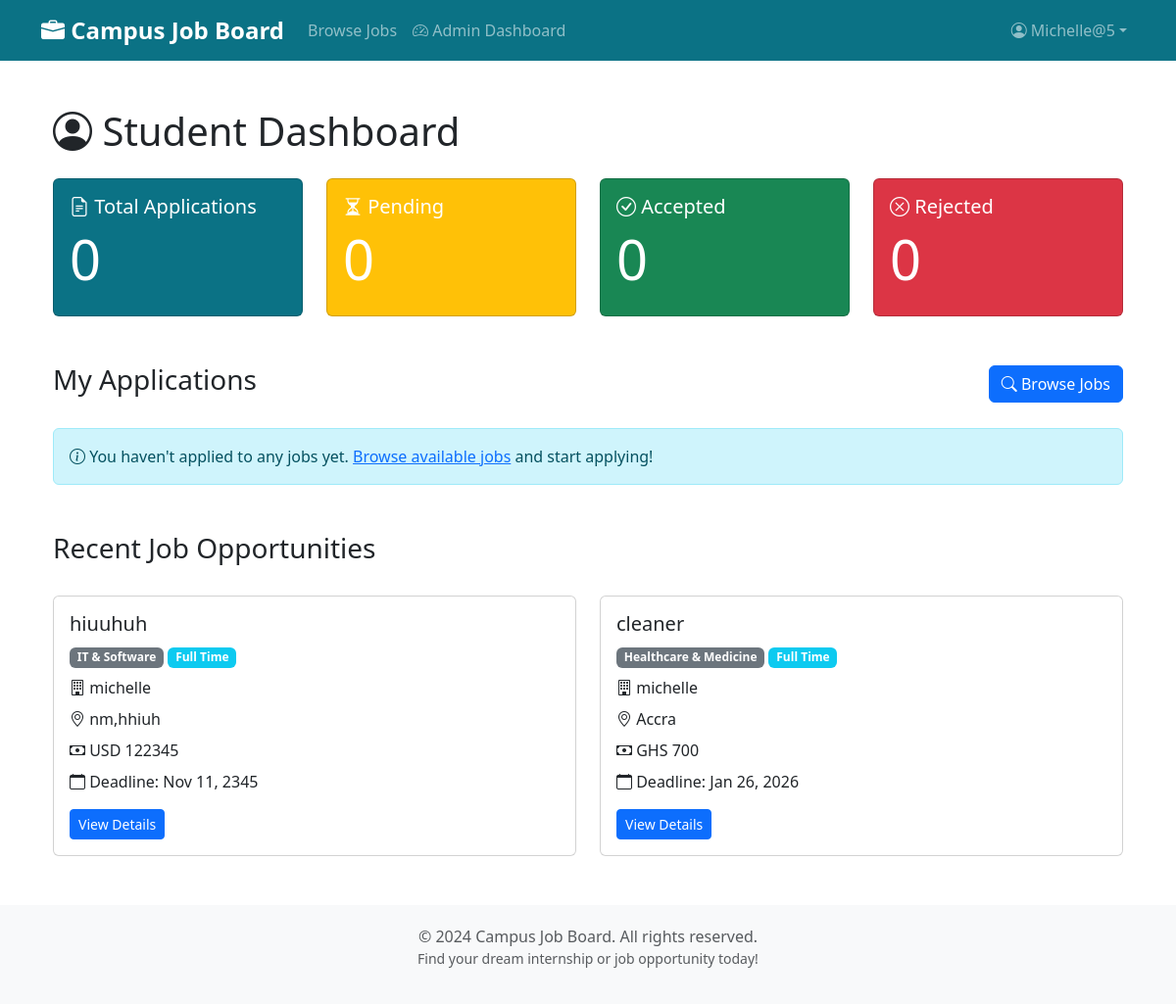
Page /dashboards/student/ (signed in) on the earlier database version.
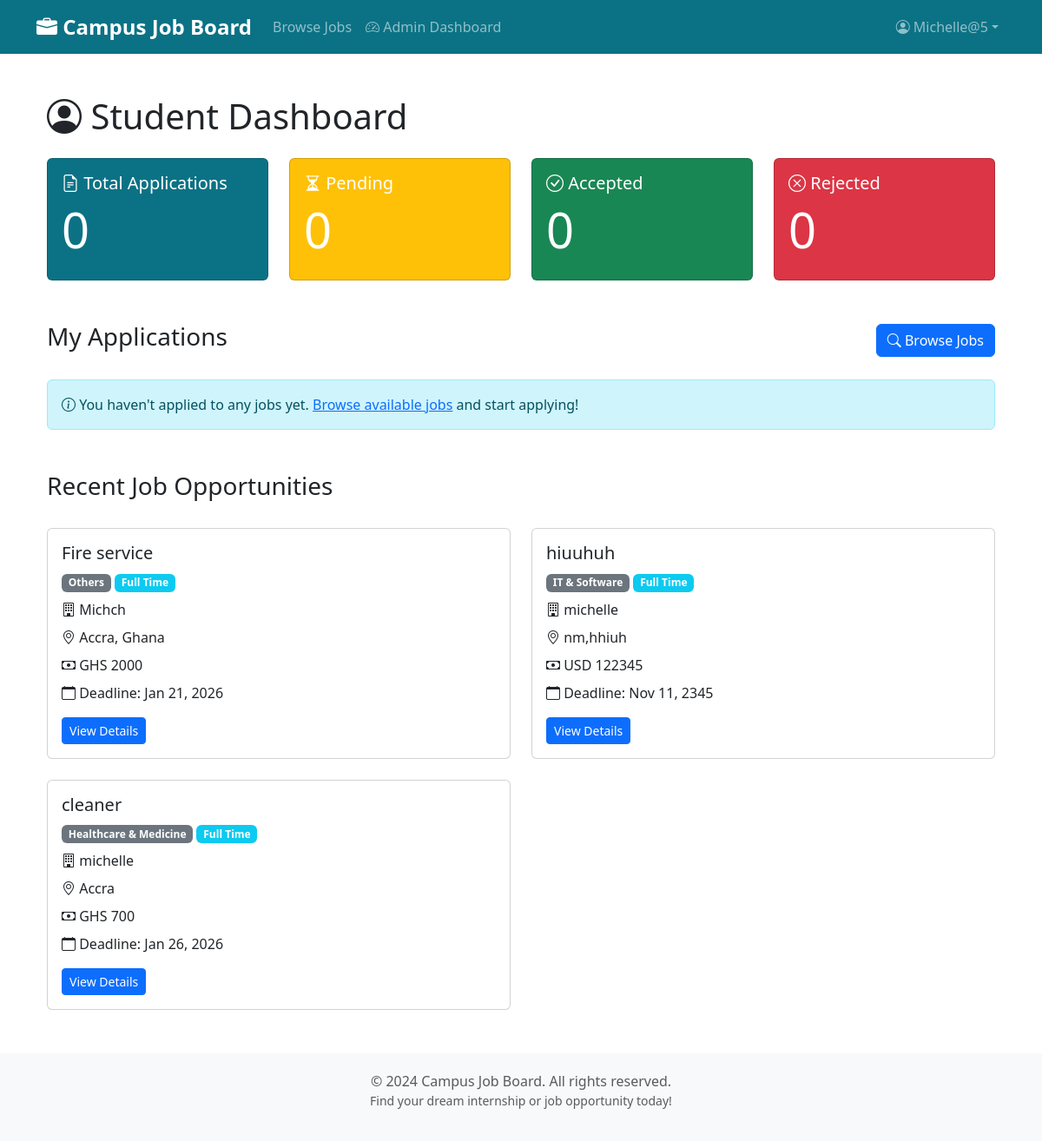
Same page on the later database version.
### jobs/models.py (models this page shows, shortened)
class JobPost(models.Model):
    FULL_TIME = 'FT'
    PART_TIME = 'PT'
    INTERNSHIP = 'INT'
    CONTRACT = 'CON'
    JOB_TYPE_CHOICES = [
        (FULL_TIME, 'Full Time'),
        (PART_TIME, 'Part Time'),
        (INTERNSHIP, 'Internship'),
        (CONTRACT, 'Contract'),
    ]
    IT = 'IT'
    MARKETING = 'MKT'
    FINANCE = 'FIN'
    SALES = 'SLS'
    HR = 'HR'
    ENGINEERING = 'ENG'
    EDUCATION = 'EDU'
    HEALTHCARE = 'HLT'
    MEDIA = 'MED'
    LAW = 'LAW'
    CONSTRUCTION = 'CON'
    CUSTOMER_SERVICE = 'CS'
    ARCHITECTURE = 'ARC'
    ACCOUNTING = 'ACC'
    OTHER = 'OTH'
    CATEGORY_CHOICES = [
        (IT, 'IT & Software'),
        (FINANCE, 'Finance & Accounting'),
        (ACCOUNTING, 'Accounting'),
        (MARKETING, 'Marketing & Sales'),
        (SALES, 'Sales'),
        (EDUCATION, 'Education & Training'),
        (ENGINEERING, 'Engineering'),
        (ARCHITECTURE, 'Architecture'),
        (HEALTHCARE, 'Healthcare & Medicine'),
        (MEDIA, 'Media & Design'),
        (HR, 'Human Resources'),
        (LAW, 'Law & Administration'),
        (CONSTRUCTION, 'Construction & Real Estate'),
        (CUSTOMER_SERVICE, 'Customer Service'),
        (OTHER, 'Others'),
    ]
    CURRENCY_CHOICES = [
        ('USD', 'USD - US Dollar'),
        ('GHS', 'GHS - Ghanaian Cedi'),
        ('EUR', 'EUR - Euro'),
        ('GBP', 'GBP - British Pound'),
        ('NGN', 'NGN - Nigerian Naira'),
        ('KES', 'KES - Kenyan Shilling'),
        ('ZAR', 'ZAR - South African Rand'),
        ('CAD', 'CAD - Canadian Dollar'),
        ('AUD', 'AUD - Australian Dollar'),
    ]
    title = models.CharField(max_length=200)
    company = models.ForeignKey(settings.AUTH_USER_MODEL,
                                on_delete=models.CASCADE,
                                limit_choices_to={'is_company': True},
                                related_name='job_posts')
    description = models.TextField(help_text="Detailed job description")
    requirements = models.TextField(
        help_text="Required qualifications and skills")
    location = models.CharField(max_length=200)
    category = models.CharField(max_length=3,
                                choices=CATEGORY_CHOICES,
                                default=IT)
    job_type = models.CharField(max_length=3,
                                choices=JOB_TYPE_CHOICES,
                                default=FULL_TIME)
    date_posted = models.DateTimeField(default=timezone.now)
    deadline = models.DateField(help_text="Application deadline")
    salary = models.DecimalField(max_digits=10,
                                 decimal_places=2,
                                 null=True,
                                 blank=True,
                                 help_text="Salary range (optional)")
    currency = models.CharField(max_length=3,
                                choices=CURRENCY_CHOICES,
                                default='USD',
                                help_text="Currency for salary")
    image = models.ImageField(
        upload_to='job_images/',
        null=True,
        blank=True,
        help_text="Optional image for the job posting")
    is_approved = models.BooleanField(
        default=False, help_text="Whether this job post is approved by admin")
    class Meta:
        ordering = ['-date_posted']
        indexes = [
            models.Index(fields=['-date_posted']),
            models.Index(fields=['category']),
            models.Index(fields=['job_type']),
        ]

### users/models.py (models this page shows, shortened)
class CustomUser(AbstractUser):
    is_company = models.BooleanField(
        default=False,
        help_text="Designates whether this user is a company/employer")
    id_document = models.FileField(
        upload_to='user_ids/',
        null=True,
        blank=True,
        help_text='Upload an identification document (image or PDF) for verification')
    institution = models.CharField(
        max_length=255,
        help_text='Enter your school or company name for verification',
        null=True,
        blank=True
    )
    PENDING = 'P'
    VERIFIED = 'V'
    REJECTED = 'R'
    VERIFICATION_STATUS_CHOICES = [
        (PENDING, 'Pending'),
        (VERIFIED, 'Verified'),
        (REJECTED, 'Rejected'),
    ]
    verification_status = models.CharField(
        max_length=1,
        choices=VERIFICATION_STATUS_CHOICES,
        default=PENDING,
        help_text='Status of identity verification')

### jobs/views.py (the view)
@login_required
def student_dashboard(request):
    if request.user.is_company:
        messages.warning(request, "Students only.")
        return redirect('jobs:job_list')
    applications = Application.objects.filter(
        applicant=request.user).select_related('job').order_by('-date_applied')
    total_applications = applications.count()
    pending = applications.filter(status='P').count()
    accepted = applications.filter(status='A').count()
    rejected = applications.filter(status='R').count()
    recent_jobs = JobPost.objects.filter(
        is_approved=True).order_by('-date_posted')[:5]
    context = {
        'applications': applications[:5],
        'total_applications': total_applications,
        'pending': pending,
        'accepted': accepted,
        'rejected': rejected,
        'recent_jobs': recent_jobs,
    }
    try:
        Application.objects.filter(applicant=request.user,
                                   applicant_unread=True).update(
            applicant_unread=False)
    except Exception:
        pass
    return render(request, 'jobs/student_dashboard.html', context)

### jobs/context_processors.py (called while the page is built)
def notification_counts(request):
    company_unread = 0
    applicant_unread = 0
    user = getattr(request, 'user', None)
    if user and user.is_authenticated:
        try:
            if getattr(user, 'is_company', False):
                company_unread = Application.objects.filter(
                    job__company=user, company_unread=True).count()
            else:
                applicant_unread = Application.objects.filter(
                    applicant=user, applicant_unread=True).count()
        except Exception:
            company_unread = 0
            applicant_unread = 0
    return {
        'company_unread_count': company_unread,
        'applicant_unread_count': applicant_unread,
    }

### jobs/templates/jobs/student_dashboard.html (shortened to what the changed rows need)
{% extends 'base.html' %}
{% load static %}
{% block content %}
<div class="container my-5">
    <h1 class="mb-4"><i class="bi bi-person-circle"></i> Student Dashboard</h1>
    <div class="row g-4 mb-5">
        <div class="col-md-3">
            <div class="card bg-primary text-white h-100">
                <div class="card-body">
                    <h2 class="display-4">{{ total_applications }}</h2>
                </div>
            </div>
        </div>
        <div class="col-md-3">
            <div class="card bg-warning text-white h-100">
                <div class="card-body">
                    <h2 class="display-4">{{ pending }}</h2>
                </div>
            </div>
        </div>
        <div class="col-md-3">
            <div class="card bg-success text-white h-100">
                <div class="card-body">
                    <h2 class="display-4">{{ accepted }}</h2>
                </div>
            </div>
        </div>
        <div class="col-md-3">
            <div class="card bg-danger text-white h-100">
                <div class="card-body">
                    <h2 class="display-4">{{ rejected }}</h2>
                </div>
            </div>
        </div>
    </div>
    <div class="row g-4">
        {% if recent_jobs %}
        {% for job in recent_jobs %}
        <div class="col-md-6">
            <div class="card">
                <div class="card-body">
                    <h5 class="card-title">{{ job.title }}</h5>
                    <p class="text-muted mb-2">
                        <span class="badge bg-secondary">{{ job.get_category_display }}</span>
                        <span class="badge bg-info">{{ job.get_job_type_display }}</span>
                    </p>
                    <p class="mb-2"><i class="bi bi-building"></i> {{ job.company.username }}</p>
                    <p class="mb-2"><i class="bi bi-geo-alt"></i> {{ job.location }}</p>
                    {% if job.salary %}
                    <p class="mb-2"><i class="bi bi-cash"></i> {{ job.currency }} {{ job.salary|floatformat:0 }}</p>
                    {% endif %}
                    <p class="mb-3"><i class="bi bi-calendar"></i> Deadline: {{ job.deadline|date:"M d, Y" }}</p>
                    <a href="{% url 'jobs:job_detail' job.pk %}" class="btn btn-sm btn-primary">View Details</a>
                </div>
            </div>
        </div>
        {% endfor %}
        {% else %}
        <div class="col-md-12">
            <div class="alert alert-secondary">No recent jobs available.</div>
        </div>
        {% endif %}
    </div>
</div>
{% endblock %}

Differences in the rows shown:
added JobPost: title "Fire service", category "Others", job_type "Full Time", company.username "Michch", location "Accra, Ghana", currency "GHS", salary "2000", deadline "Jan 21, 2026"
